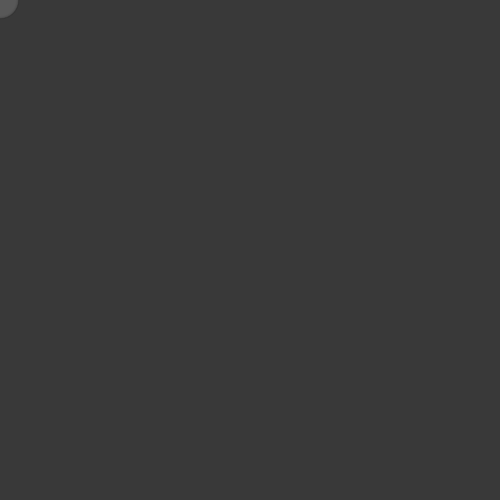
Frame 1 (no input)
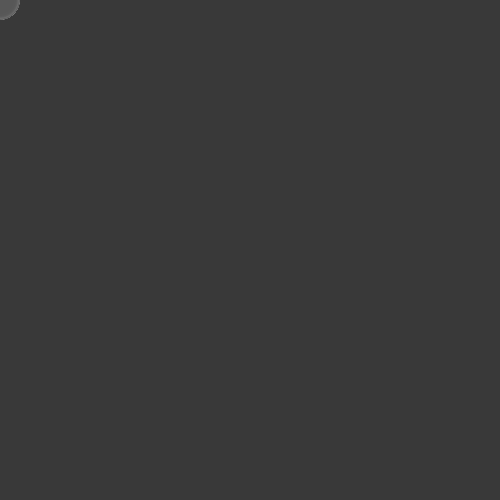
Frame 60 (the mouse pressed at the canvas centre just before this capture)
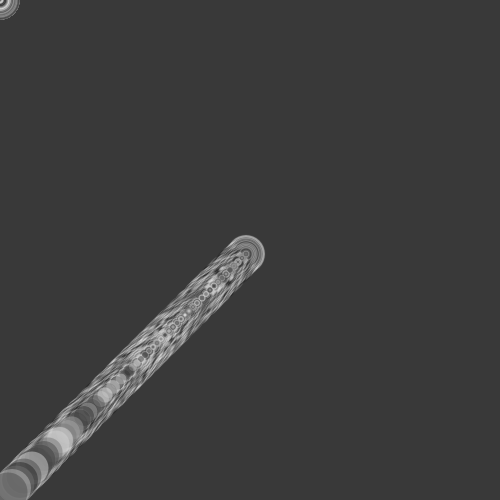
Frame 120 (the mouse held since frame 60 and released just before this capture)

The Processing sketch that drew these frames (run headless with seeded random() and noise(); from frame 60 on, the mouse is pressed at the canvas centre):

// Processing sketch: processing_163837
// ── processing_163837.pde


int[] xpos = new int[40];
int[] ypos = new int[40];
int speed = -1;

void setup() {
  size(500, 500);
  background(57, 57, 57);
  smooth();
}

void draw() {

  move(mouseX/100);
  move(mouseY/100);

  for (int i = 0; i < xpos.length-1; i++) {
    xpos[i] = xpos[i+1]; 
    ypos[i] = ypos[i+1];
  }

  xpos[xpos.length-1] = mouseX;
  ypos[ypos.length-1] = mouseY;

  for (int i = 0; i < xpos. length; i++) {
    noStroke(); 
    fill(random(255), 100); 
    ellipse(xpos[i], ypos[i], i, i);
  }
}

void move(int speedFactor) {
 mouseX=mouseX+speed*speedFactor;
 mouseY=mouseY-speed*speedFactor;
 }

void mousePressed() {
    setup();
  }
